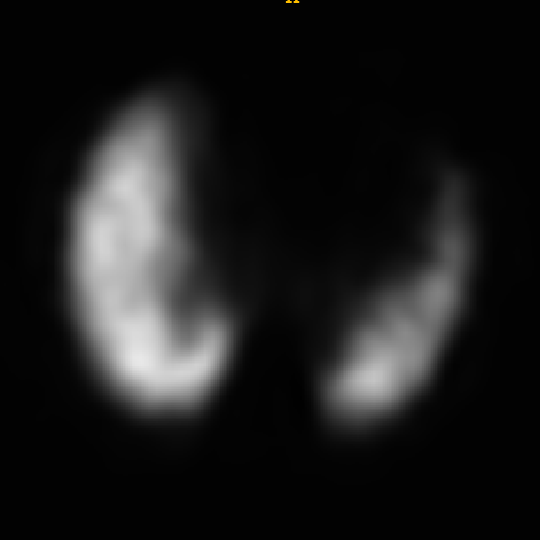
#> input picture 240412/test.png, 540 x 540 px
$ jupyter execute triangle-240412.ipynb
#> lines starting #> are read from the running program, lines starting #| are printed output that depends on the picture
[cell 1]
row = 10
column_per_row = 2 * row - 1
for i in range(row):
    starnum = i * 2 - 1
    spacenumonside = (column_per_row - starnum) // 2
    print(' ' * spacenumonside + '*' * starnum + ' ' * spacenumonside)

[cell 2]
# 例5 rabbit number
month = int(input('Please input the month: '))
#> the answer given: 3
month1 = 1
month2 = 0
month3 = 0
monthelder = 0

for i in range(month):
    # [10 lines of commented-out code are left out]
    m1 = month1
    m2 = month2
    m3 = month3
    melder = monthelder

    month1 = melder + m3
    month2 = m1
    month3 = m2
    monthelder = melder + m3

print('The rabbit number is: ', month1 + month2 + month3 + monthelder)
print('1 month rabbit number: ', month1)
print('2 month rabbit number: ', month2)
print('3 month rabbit number: ', month3)
print('elder rabbit number: ', monthelder + month3)

# 5 month
# 1 2 3 4 5 month

# 1 0 0 0 0
# 0 1 0 0 0
# 1 0 1 0 0
# 1 1 0 1 0
# 1 1 1 0 1

[cell 3]
# 例6 判断101-200之间有多少个素数
import math

for i in range(101, 201): # [101, 200]
    flag = 0 # 0: 素数 1: 非素数
    for j in range(2, round(math.sqrt(i)) + 1): # [2, √i]
        if i % j == 0:
            flag = 1 # 非素数
            break
    if flag:
        continue
    print(i)

[cell 4]
import math

for i in range(101, 201): # [101, 200]
    for j in range(2, round(math.sqrt(i)) + 1): # [2, √i]
        if i % j == 0: # 非素数
            break
    else:
        print(i)

[cell 5]
# 例7 将一个整数分解质因数
def prime_factors(n):
    for i in range(2, n + 1):
        if n % i == 0:
            print(i, end=' ')
            if n == i:
                break
            prime_factors(n // i)
            break

target = int(input('Please input an integer: '))
#> the answer given: 3
print('The prime factors of', target, 'are: ', end='')
prime_factors(target)

[cell 6]
# crop image 3*3 and save
import cv2
import os
import numpy as np

imgpath = 'test.png'
savefolder = './crop/'
if not os.path.exists(savefolder):
    os.makedirs(savefolder)

img = cv2.imread(imgpath)
#> img is the input picture: shape (540, 540, 3); mean B, G, R 27.8, 27.8, 27.8
rows, cols, ch = img.shape
#> rows = 540; cols = 540; ch = 3
print(rows, cols, ch)
#| 540 540 3
for i in range(3):
    for j in range(3):
        crop = img[i * rows // 3: (i + 1) * rows // 3, j * cols // 3: (j + 1) * cols // 3]
        cv2.imshow('crop', crop)
        cv2.imwrite(savefolder + 'crop' + str(i) + str(j) + '.jpg', crop)
        cv2.waitKey(0)
#> this loop made 3 passes
#> pass 1, `cv2.imshow('crop', crop)`:
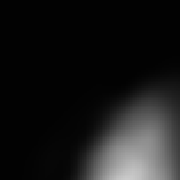
#> window 'crop': shape (180, 180, 3); min 2, max 202, mean 25.1
#> pass 1, `cv2.imshow('crop', crop)`:
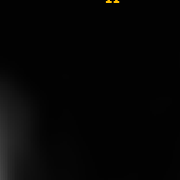
#> window 'crop': shape (180, 180, 3); mean B, G, R 5, 5.1, 5.2
#> pass 1, `cv2.imshow('crop', crop)`:
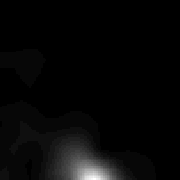
#> window 'crop': shape (180, 180, 3); min 2, max 34, mean 3; drawn with min black and max white
#> pass 2, `cv2.imshow('crop', crop)`:
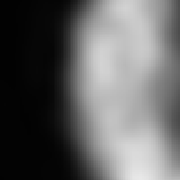
#> window 'crop': shape (180, 180, 3); min 2, max 232, mean 98.3
cv2.destroyAllWindows()
